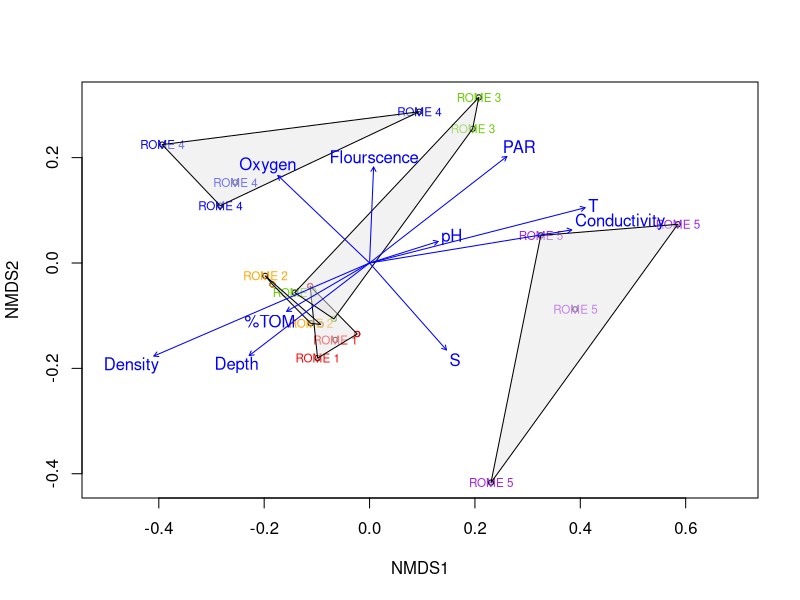
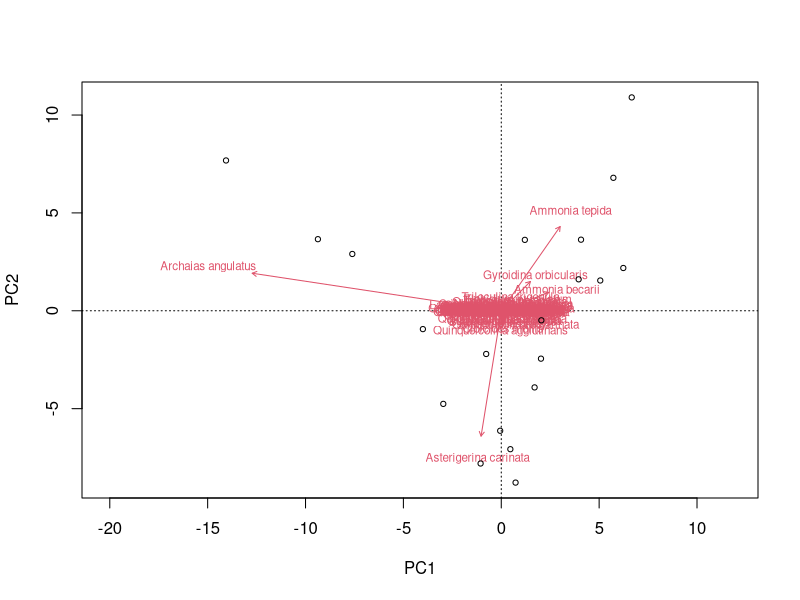

Write R code to recreate these figures, in order.
####Loading Data and Libraries####
library(vegan)
library(tidyverse)
library(readxl)

setwd("C:/Users/Micah Lessnick/Desktop/Foram research")

Foram_Master_List <- read_excel("Foram Master List.xlsx",
sheet = "PDT - 2")

Foram_Site_Data <- read_excel("ROME_2021_summary.xlsx",
sheet = "SubsetTest")

#NMDS, PCA, Canico

####Prep Datasets####


####Prep for NMDS####

#metaMDS needs community data, grouping data, relative abundance of community data, distance matrix
#tutorial link: https://rpubs.com/CPEL/NMDS

#group data
Foram_group <- Foram_Master_List$LOCATION
#Foram_group <- Foram_Master_List$Group <- used when PDT - 1 is loaded
#Group data is set such that 1 is Rome 1, 2 is Rome 2, etc...

#community data
Foram_comm <- subset(Foram_Master_List, select = -c(LOCATION, DATE, SPECIES))
#Foram_comm <- Foram_Master_List[, 2:length(Foram_Master_List)-1] <- used when PDT - 1 is loaded

#add rownames <- used when PDT - 1 is loaded
#Foram_comm <- as.data.frame(Foram_comm)
#Foram_comm <- Foram_comm %>% remove_rownames() %>% column_to_rownames(var = "Sites")

#relative abundance [using methods from tutorial]
Foram_comm_rel <- decostand(Foram_comm, method = "total")

#calculating distance matrix [using method from tutorial]
Foram_comm_distMat <- vegdist(Foram_comm_rel, method = "bray")

#setting the distance matrix as matrix (and saving it to csv)
Foram_comm_distMat <- as.matrix(Foram_comm_distMat, labels = T)
write.csv(Foram_comm_distMat, file = "Foram_comm_distMat.csv")

####Computing NDMS####
#run NMDS analysis
Foram_comm_NDMS <- metaMDS(Foram_comm_distMat, distance = "bray", k = 3,
                           maxit = 999, trymax = 500, wascores = TRUE)

#save group labels into array
sites=c(Foram_group)

#plot NMDS points
plot(Foram_comm_NDMS, "sites")
#color-coordinate sites according to group (is currently done using a naive approach)
orditorp(Foram_comm_NDMS, labels = sites, "sites", col = c(rep("red", 4), rep("orange", 4), rep("chartreuse3", 4), rep("blue", 4), rep("purple", 4)))
#draw hulls around related sites
ordihull(Foram_comm_NDMS, groups = sites, draw="polygon",col="grey90",label=F)
#add environmental variable vectors to plot
envData <- select(Foram_Site_Data, -1:-5)
enVec <- envfit(Foram_comm_NDMS,envData, display = "sites", na.rm = TRUE)
plot(enVec)

####PCA####
#remove location, date, species columns
rda_temp <- Foram_Master_List[,-1:-3]
#rda with no parameters performs PCA
Foram_rda <- rda(rda_temp)

#plot PCA
biplot(Foram_rda,
       display = c("sites", 
                   "species"),
       type = c("text",
                "points"))
#generates errors due to 0-length vectors; code skips 0-length vectors
#current PCA is done with species, may need to transpose back to meaningful dataset